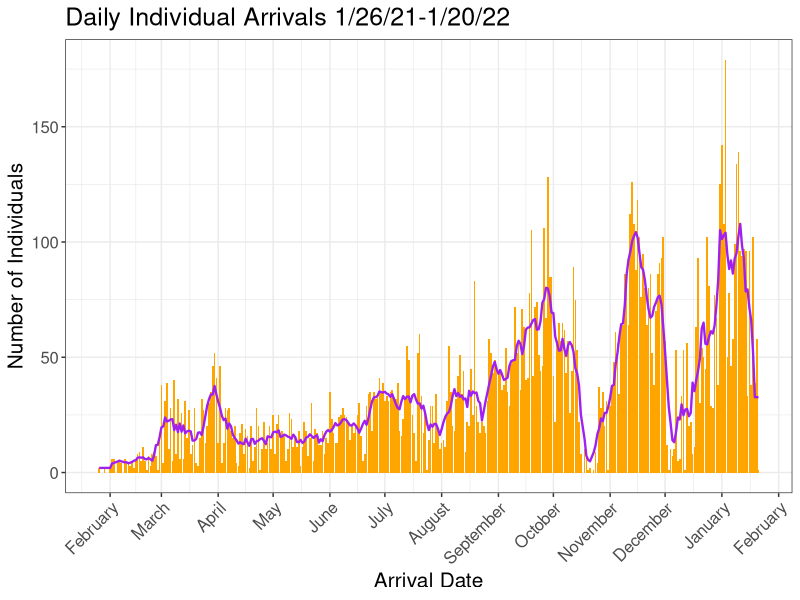

This figure's R source: (Note: this script raises an error after producing the figure.)
## ---- chunk 1
library(knitr)
library(tidyverse)
opts_chunk$set(echo = TRUE, message = FALSE, warning = FALSE)
## ---- chunk 2
arrivals_7_day <- read_csv("data/arrival_date_counts_1.20.csv")
individuals <- read_csv("data/individual_clean_dest_dates_1_20_22.csv")
## ---- chunk 3
# plot daily total arrivals (bars) with individual seven-day rolling mean (purple line)

ggplot(arrivals_7_day, aes(x=arrival_date, y=n))+
  geom_col(fill='orange')+
  geom_line(aes(y = seven_avg), color='purple', size=.8)+
  ggtitle("Daily Individual Arrivals 1/26/21-1/20/22")+
  theme_bw() +
  theme(text = element_text(size=15), axis.text.x = element_text(angle = 45, hjust=1))+
  xlab("Arrival Date")+
  ylab("Number of Individuals")+ 
  scale_x_date(date_breaks="1 month", date_labels="%B")

# weekly arrivals barplot with linear regression

arrivals_wk <- individuals %>%
  count(week_number)

arrivals_wk %>%
  ggplot(aes(x = week_number, y = n)) +
  geom_bar(stat = "identity", fill = 'orange') +
  geom_smooth(method = "lm", color = 'purple', size=.8) +
  theme_bw() +
  theme(text = element_text(size=15), axis.text.x = element_text(angle = 45, hjust=1)) +
  xlab("Arrival Week Number") +
  ylab("Number of Individuals")

## ---- chunk 4

par(mfrow = c(1, 3))

# Boxplots of stay lengths for various group sizes
individuals %>%
  filter(stay_length >= 0) %>% 
  mutate(group_size = factor(number_in_party)) %>%
  ggplot(aes(x = stay_length, y = number_in_party)) +
  geom_boxplot(aes(group = number_in_party), varwidth = TRUE, outlier.color = "red",)  + # zoom in on plot because there are a few large outliers
  ylab("Group Size") +
  xlab("Stay Length in Days (0-90)") 

# Look at distribution of individuals by group size for stays from 0-30 days
individuals %>%
  filter(stay_length >= 0) %>% 
  ggplot(aes(x = stay_length, y = number_in_party)) +
  geom_jitter(alpha = .2) +
  xlim(0, 30) +  
  ylab("Group Size") +
  xlab("Stay Length in Days (0-30)") 

# look at stay length distribution for individuals in parties fewer than 7
individuals %>%
  filter(stay_length >= 0 & number_in_party < 7) %>% #filter out mistakes in recording year (negative values)
  ggplot(aes(x = stay_length)) +
  geom_bar() +
  xlim(0, 20) +
  facet_wrap(~number_in_party) +
  ylab("Number of Individuals") +
  xlab("Stay Length in Days (0-20)")

## ---- chunk 5
